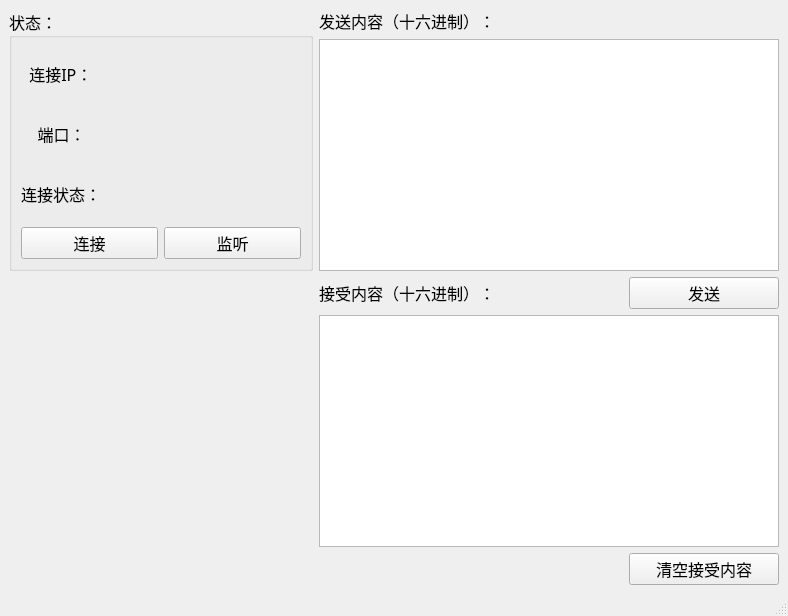
<?xml version="1.0" encoding="UTF-8"?>
<ui version="4.0">
 <class>MainWindow</class>
 <widget class="QMainWindow" name="MainWindow">
  <property name="geometry">
   <rect>
    <x>0</x>
    <y>0</y>
    <width>788</width>
    <height>616</height>
   </rect>
  </property>
  <property name="windowTitle">
   <string>MainWindow</string>
  </property>
  <widget class="QWidget" name="centralwidget">
   <layout class="QGridLayout" name="gridLayout">
    <item row="0" column="0" rowspan="2">
     <widget class="QGroupBox" name="groupBox">
      <property name="font">
       <font>
        <family>宋体</family>
        <pointsize>12</pointsize>
       </font>
      </property>
      <property name="title">
       <string>状态：</string>
      </property>
      <layout class="QGridLayout" name="gridLayout_3">
       <item row="1" column="0">
        <layout class="QGridLayout" name="gridLayout_4">
         <item row="1" column="0">
          <widget class="QLabel" name="label_6">
           <property name="font">
            <font>
             <family>宋体</family>
             <pointsize>12</pointsize>
            </font>
           </property>
           <property name="text">
            <string>    端口：</string>
           </property>
          </widget>
         </item>
         <item row="0" column="1">
          <widget class="QLabel" name="label_IP">
           <property name="font">
            <font>
             <family>宋体</family>
             <pointsize>12</pointsize>
            </font>
           </property>
           <property name="text">
            <string/>
           </property>
          </widget>
         </item>
         <item row="0" column="0">
          <widget class="QLabel" name="label">
           <property name="font">
            <font>
             <family>宋体</family>
             <pointsize>12</pointsize>
            </font>
           </property>
           <property name="text">
            <string>  连接IP：</string>
           </property>
          </widget>
         </item>
         <item row="1" column="1">
          <widget class="QLabel" name="label_port">
           <property name="font">
            <font>
             <family>宋体</family>
             <pointsize>12</pointsize>
            </font>
           </property>
           <property name="text">
            <string/>
           </property>
          </widget>
         </item>
         <item row="2" column="1">
          <widget class="QLabel" name="label_status_2">
           <property name="font">
            <font>
             <family>宋体</family>
             <pointsize>12</pointsize>
            </font>
           </property>
           <property name="text">
            <string/>
           </property>
          </widget>
         </item>
         <item row="2" column="0">
          <widget class="QLabel" name="label_2">
           <property name="font">
            <font>
             <family>宋体</family>
             <pointsize>12</pointsize>
            </font>
           </property>
           <property name="text">
            <string>连接状态：</string>
           </property>
          </widget>
         </item>
         <item row="3" column="1">
          <widget class="QPushButton" name="pushButton_listen_2">
           <property name="font">
            <font>
             <family>宋体</family>
             <pointsize>12</pointsize>
            </font>
           </property>
           <property name="text">
            <string>监听</string>
           </property>
          </widget>
         </item>
         <item row="3" column="0">
          <widget class="QPushButton" name="pushButton_connect">
           <property name="text">
            <string>连接</string>
           </property>
          </widget>
         </item>
        </layout>
       </item>
      </layout>
     </widget>
    </item>
    <item row="0" column="1">
     <widget class="QLabel" name="label_3">
      <property name="font">
       <font>
        <family>宋体</family>
        <pointsize>12</pointsize>
       </font>
      </property>
      <property name="text">
       <string>发送内容（十六进制）：</string>
      </property>
     </widget>
    </item>
    <item row="1" column="1" colspan="2">
     <widget class="QPlainTextEdit" name="plainTextEdit_sendData">
      <property name="font">
       <font>
        <family>宋体</family>
        <pointsize>12</pointsize>
       </font>
      </property>
     </widget>
    </item>
    <item row="2" column="1">
     <widget class="QLabel" name="label_4">
      <property name="font">
       <font>
        <family>宋体</family>
        <pointsize>12</pointsize>
       </font>
      </property>
      <property name="text">
       <string>接受内容（十六进制）：</string>
      </property>
     </widget>
    </item>
    <item row="2" column="2">
     <widget class="QPushButton" name="pushButton_send">
      <property name="maximumSize">
       <size>
        <width>150</width>
        <height>16777215</height>
       </size>
      </property>
      <property name="font">
       <font>
        <family>宋体</family>
        <pointsize>12</pointsize>
       </font>
      </property>
      <property name="text">
       <string>发送</string>
      </property>
     </widget>
    </item>
    <item row="3" column="1" colspan="2">
     <widget class="QPlainTextEdit" name="plainTextEdit_receiveData">
      <property name="font">
       <font>
        <family>宋体</family>
        <pointsize>12</pointsize>
       </font>
      </property>
      <property name="readOnly">
       <bool>true</bool>
      </property>
     </widget>
    </item>
    <item row="4" column="2">
     <widget class="QPushButton" name="pushButton_clearReceive">
      <property name="minimumSize">
       <size>
        <width>150</width>
        <height>0</height>
       </size>
      </property>
      <property name="font">
       <font>
        <family>宋体</family>
        <pointsize>12</pointsize>
       </font>
      </property>
      <property name="text">
       <string>清空接受内容</string>
      </property>
     </widget>
    </item>
   </layout>
  </widget>
  <widget class="QMenuBar" name="menubar">
   <property name="geometry">
    <rect>
     <x>0</x>
     <y>0</y>
     <width>788</width>
     <height>26</height>
    </rect>
   </property>
  </widget>
  <widget class="QStatusBar" name="statusbar"/>
 </widget>
 <resources/>
 <connections>
  <connection>
   <sender>pushButton_connect</sender>
   <signal>clicked()</signal>
   <receiver>MainWindow</receiver>
   <slot>on_pushButton_Connect_clicked()</slot>
   <hints>
    <hint type="sourcelabel">
     <x>46</x>
     <y>251</y>
    </hint>
    <hint type="destinationlabel">
     <x>119</x>
     <y>326</y>
    </hint>
   </hints>
  </connection>
  <connection>
   <sender>pushButton_send</sender>
   <signal>clicked()</signal>
   <receiver>MainWindow</receiver>
   <slot>on_pushButton_Send_clicked()</slot>
   <hints>
    <hint type="sourcelabel">
     <x>649</x>
     <y>296</y>
    </hint>
    <hint type="destinationlabel">
     <x>780</x>
     <y>307</y>
    </hint>
   </hints>
  </connection>
  <connection>
   <sender>pushButton_clearReceive</sender>
   <signal>clicked()</signal>
   <receiver>MainWindow</receiver>
   <slot>socket_Clean()</slot>
   <hints>
    <hint type="sourcelabel">
     <x>669</x>
     <y>567</y>
    </hint>
    <hint type="destinationlabel">
     <x>509</x>
     <y>572</y>
    </hint>
   </hints>
  </connection>
 </connections>
 <slots>
  <slot>on_pushButton_Connect_clicked()</slot>
  <slot>on_pushButton_Send_clicked()</slot>
  <slot>socket_Clean()</slot>
 </slots>
</ui>
